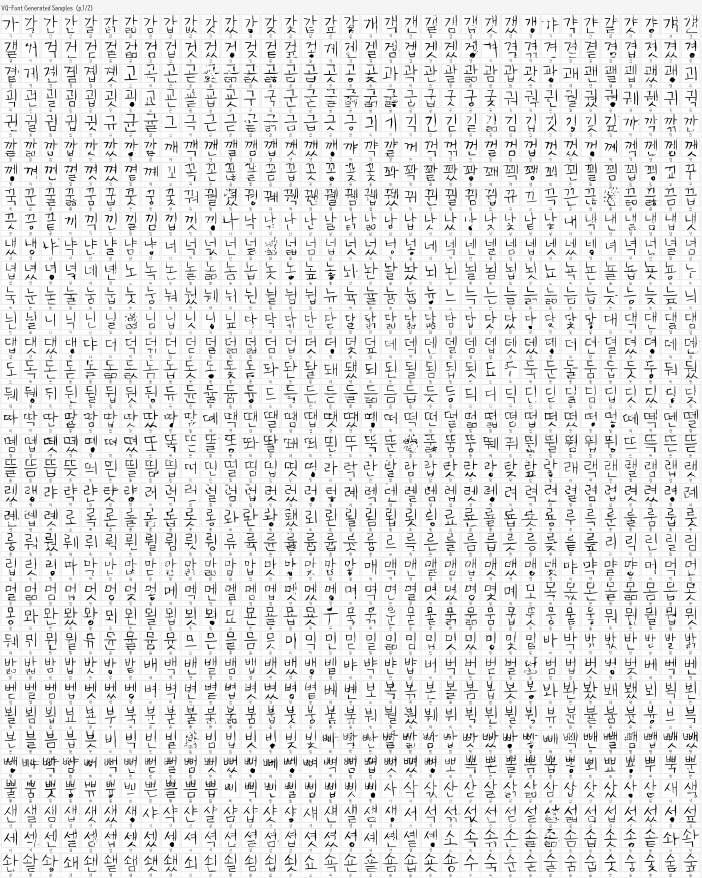
#> input picture report/sample_sheet_ks/sheet_p01.png, 2104 x 2634 px (shown at 1/3 size)
$ python -i build_cache.py   (imports and definitions only)
#> lines starting #> are read from the running program, lines starting #| are printed output that depends on the picture
"""Builds 64x64 uint8 caches for the jamo-recognition probe.
Normalisation (identical for every source): grey -> composite on white if RGBA -> Otsu binarisation ->
crop to inked bounding box -> longest side resized to 56 px (INTER_AREA) -> centred on a 64x64 white canvas.
"""
import sys, os, glob, json, numpy as np, cv2
from multiprocessing import Pool


def norm(path):
#> called with path = '../report/sample_sheet_ks/sheet_p01.png'
    im = cv2.imread(path, cv2.IMREAD_UNCHANGED)
#> im is the input picture: shape (2634, 2104); min 0, max 255, mean 231.1
    if im is None:
        return None
    if im.ndim == 3 and im.shape[2] == 4:
        a = im[:, :, 3:4].astype(np.float32) / 255.0
        im = (im[:, :, :3].astype(np.float32) * a + 255.0 * (1 - a)).astype(np.uint8)
    if im.ndim == 3:
        im = cv2.cvtColor(im, cv2.COLOR_BGR2GRAY)
    _, b = cv2.threshold(im, 0, 255, cv2.THRESH_BINARY + cv2.THRESH_OTSU)
#> b: shape (2634, 2104); 91.5% white; black in thin lines or dots
    ys, xs = np.where(b < 128)
    if len(ys) < 5:
        return None  # blank
    b = im[ys.min():ys.max() + 1, xs.min():xs.max() + 1]
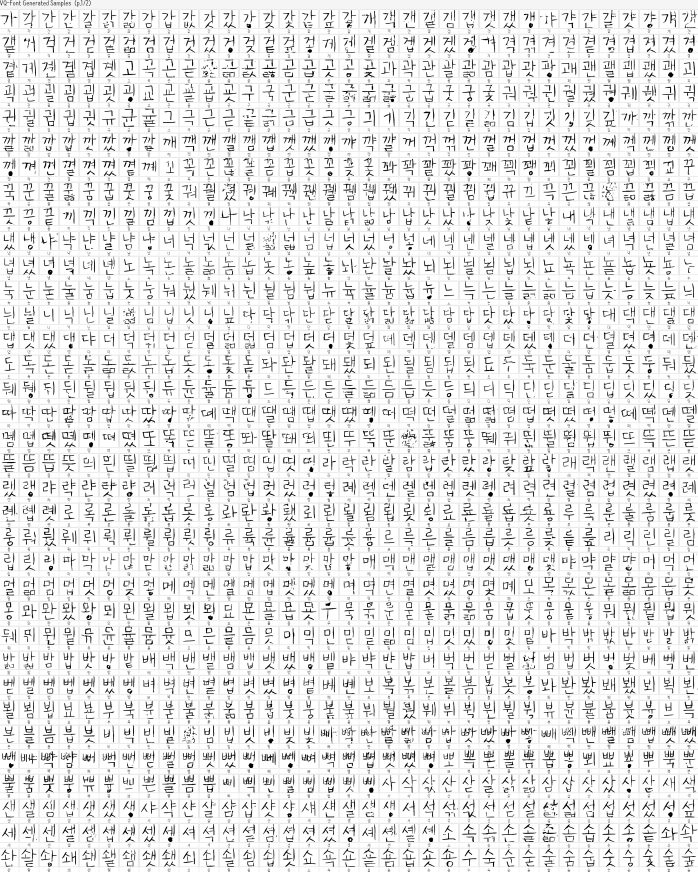
#> b: shape (2616, 2093) (shown at 1/3 size); min 0, max 255, mean 230.9
    h, w = b.shape; s = 56.0 / max(h, w)
#> after `h, w = b.shape`: h = 2616; w = 2093
#> after `s = 56.0 / max(h, w)`: s = 0.0214
    b = cv2.resize(b, (max(1, round(w * s)), max(1, round(h * s))), interpolation=cv2.INTER_AREA)
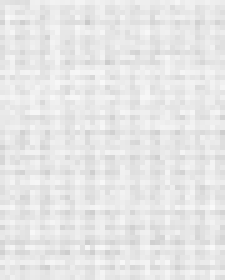
#> b: shape (56, 45) (shown 5 times larger); min 202, max 249, mean 230.9
    out = np.full((64, 64), 255, np.uint8)
    y0, x0 = (64 - b.shape[0]) // 2, (64 - b.shape[1]) // 2
#> y0 = 4; x0 = 9
    out[y0:y0 + b.shape[0], x0:x0 + b.shape[1]] = b
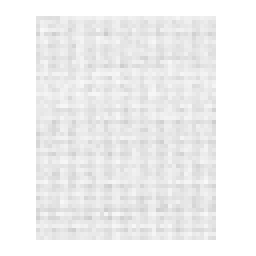
#> out: shape (64, 64) (shown 4 times larger); min 202, max 255, mean 240.2
    return out


def label(ch):
    c = ord(ch) - 0xAC00
    return (c // 588, (c % 588) // 28, c % 28) if 0 <= c < 11172 else None


def job(p):
    ch = os.path.splitext(os.path.basename(p))[0]
    lab = label(ch) if len(ch) == 1 else None
    if lab is None:
        return None
    x = norm(p)
    return None if x is None else (x, lab, ch)


def build(dirs, out):
    files = []
    for d in dirs:
        files += [(f, os.path.basename(d.rstrip('/'))) for f in sorted(glob.glob(os.path.join(d, '*.png')))]
    with Pool(2) as P:
        res = P.map(job, [f for f, _ in files], chunksize=256)
    keep = [(r, src) for r, (f, src) in zip(res, files) if r is not None]
    X = np.stack([r[0] for r, _ in keep]); Y = np.array([r[1] for r, _ in keep], np.int16)
    meta = {'chars': [r[2] for r, _ in keep], 'source': [s for _, s in keep]}
    np.save(out + '_X.npy', X); np.save(out + '_Y.npy', Y)
    json.dump(meta, open(out + '_meta.json', 'w', encoding='utf-8'), ensure_ascii=False)
    print(out, X.shape, 'skipped', len(files) - len(keep))


# [3 lines not run here, left out]

>>> result = norm('../report/sample_sheet_ks/sheet_p01.png')
